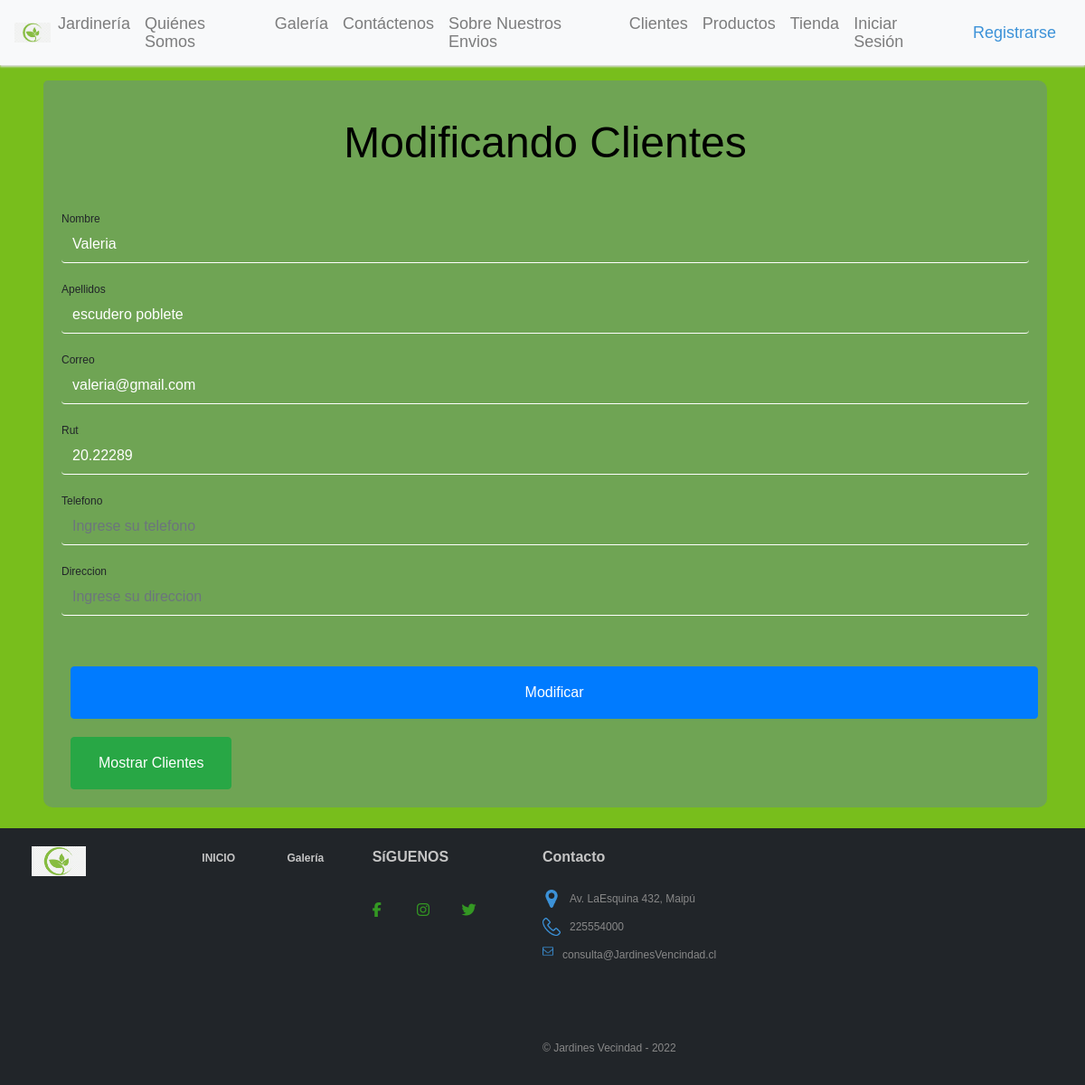
The app's page /form_modclientes/20.22289 with its own data.
### Jardinesapp/models.py (models this page shows, shortened)
class Clientes(models.Model):
    rut=models.CharField(max_length=10, primary_key=True, verbose_name='Rut')
    nombre = models.CharField(max_length=10, verbose_name='Nombre')
    apellidos= models.CharField(max_length=20, verbose_name='Apellidos')
    correo=models.CharField(max_length=40, verbose_name='Correo')
    telefono= models.CharField(max_length=20, verbose_name='Telefono', default="")
    direccion=models.CharField(max_length=40, verbose_name='Direccion', default="")

### Jardinesapp/views.py (the view)
# urls.py: path('form_modclientes/<id>', form_modclientes, name="form_modclientes"),
def form_modclientes(request, id):
    clientes = Clientes.objects.get(rut=id)
    datos = {
        'form': ClientesForm(instance = clientes)
    }
    if request.method=='POST':
        formulario = ClientesForm(data=request.POST, instance = clientes)
        if formulario.is_valid():
            formulario.save()
            return redirect ('mostrarCL')
    return render(request, 'form_modclientes.html', datos)

### Jardinesapp/templates/form_modclientes.html (shortened to what this page needs)
<!DOCTYPE html>
<html lang="es">
<head>
    <link rel="stylesheet" href="https://cdnjs.cloudflare.com/ajax/libs/font-awesome/4.7.0/css/font-awesome.min.css">
    <link rel="stylesheet" href="https://maxcdn.bootstrapcdn.com/bootstrap/4.0.0/css/bootstrap.min.css">
    <link href="css/bootstrap.min.css"  rel="stylesheet">
    <link href="css/estilos.css" rel="stylesheet">
    <link rel="stylesheet" href="https://cdn.jsdelivr.net/npm/bootstrap@4.6.1/dist/css/bootstrap.min.css">
    {% load static %}
    <link rel="stylesheet" href="{% static 'css/estilos.css' %}">
</head>
<body>
    {% load static %}
    <nav class="navbar navbar-expand-md navbar-light bg-light mb-4" id="barraNav">
          <img src="{% static 'img/planta.png' %}" alt="logoPlanta" width="40px">
      <div class="collapse navbar-collapse" id="navbarCollapse">
          <ul class="navbar-nav mr-auto">
            <li class="nav-item">
                <a class="nav-link" href="{% url 'Maceta_principal' %}">Jardinería</a>
            </li>
            <li class="nav-item">
                  <a class="nav-link" href="{% url 'somos' %}">Quiénes Somos</a>
              </li>
            <li class="nav-item">
                  <a class="nav-link" href="{% url 'galería' %}">Galería</a>
              </li>
            <li class="nav-item">
                <a class="nav-link" href="{% url 'contactos' %}">Contáctenos</a>
            </li>
            <li class="nav-item">
              <a class="nav-link" href="{% url 'api_trabajos' %}">Sobre Nuestros Envios</a>
            </li>
            <li class="nav-item">
              <a class="nav-link" href="{% url 'mostrarCL' %}">Clientes</a>
            </li>
            <li class="nav-item">
              <a class="nav-link" href="{% url 'MostrarPr' %}">Productos</a>
            </li>
            <li class="nav-item">
              <a class="nav-link" href="{% url 'tienda' %}">Tienda</a>
            </li>
            {% if user.is_authenticated %}
            <li class="nav-item">
                <a class="nav-link" href="{%  url 'logout' %}">Cerrar Sesión</a>
            </li>
            <li class="nav-item">
                <a class="nav-link" href="#">Bienvenido @{{user.username}}</a>
            </li>
            {% else %}
            <li class="nav-item">
                <a class="nav-link" href="{% url 'login' %}">Iniciar Sesión</a>
            </li>
            </ul>
            <div>
            <a class="nav-link" href="{% url 'registrar' %}" id="userBookStop">
              Registrarse</a>
            </div>
            {% endif %}
      </div>
    </nav>
    <div class="container">
        <div class="boxes2">
            <div class="card-body">
                <h2>Modificando Clientes</h2><br>
                <form method="POST" action="#" id="formulario">
                    <div class="form-group">
                        {{form.nombre.label}}
                        {{form.nombre}}
                    </div>
                    <div class="form-group">
                        {{form.apellidos.label}}
                        {{form.apellidos}}
                    </div>
                    <div class="form-group">
                        {{form.correo.label}}
                        {{form.correo}}
                    </div>
                    <div class="form-group">
                        {{form.rut.label}}
                        {{form.rut}}
                    </div>
                    <div class="form-group">
                        {{form.telefono.label}}
                        {{form.telefono}}
                    </div>
                    <div class="form-group">
                        {{form.direccion.label}}
                        {{form.direccion}}
                    </div>
                    <br><br>
                    <input type="submit" class="btn btn-primary" value="Modificar">
                    <a href="{% url 'mostrarCL' %}" class="btn btn-success">Mostrar Clientes</a>
                </form>
            </div>
            </div>
        </div>
    <footer>
        <div class="row col-12">
            <div class="col-lg-2">
                <img src="{% static 'img/planta.png' %}" alt="logoPlanta" width="60px">
            </div>
            <div class="col-lg-1">
                <a href="Maceta_principal.html" id="linkFooter"><strong>INICIO</strong></a>
            </div>
            <div class="col-lg-1">
                <a href="galería.html" id="linkFooter"><strong>Galería</strong></a>
            </div>
            <div class="col-lg-2">
                <strong>SíGUENOS</strong>
                <br><br>
                <div class="red-social">
                <a href="#" class="fa fa-facebook"></a>
                <a href="#" class="fa fa-instagram"></a>
                <a href="https://twitter.com/AxelHatForever" class="fa fa-twitter"></a>
                </div>
            </div>
            <div class="col-lg-3">
                <strong>Contacto</strong>
                <br><br>
                <div class="row">
                  <img src="{% static 'img/location.png' %}" alt="" width="20px" height="20px"
                    style="margin-right: 10px; margin-left: 15px;">
                  <p>Av. LaEsquina 432, Maipú</p>
                </div>
                <div class="row">
                  <img src="{% static 'img/fono.png' %}" alt="" width="20px" height="20px"
                    style="margin-right: 10px; margin-left: 15px;">
                  <p>225554000</p>
                </div>
                <div class="row">
                  <img src="{% static 'img/email.png' %}" alt="" width="12px" height="12px"
                    style="margin-right: 10px; margin-left: 15px;">
                  <p>consulta@JardinesVencindad.cl</p>
                </div>
                <br><br><br>
                <p>&copy; Jardines Vecindad - 2022</p>
            </div>
        </div>
    </footer>
</body>
</html>

### Jardinesapp/static/css/estilos.css (style rules this page uses)
body { background-color: #ffff; padding-top: 86px; }
.container .btn { font-size: 16px; padding: 16px 30px; text-align: center; margin-left: 10px; }
.navbar { -webkit-box-shadow:0px 2px 2px #dddddd; -moz-box-shadow:0px 2px 2px #dddddd; box-shadow:0px 2px 2px #dddddd; position: fixed; z-index: 1; display: flex; transition: 0.3s; width: 100%; top: 0; }
#userBookStop { color: #3C92D8; font-size: 18px; text-decoration: none; }
.boxes2 { height: 100%; width: 100%; margin: 3px; border-radius: 5px 10px 10px 10px; background-color: rgba(106, 147, 123, 0.6); }
footer { padding: 20px; color: #c5c5c5; background-color: #212529; height: 100%; margin-top: 20px; }
footer div p { font-size: 12px; color: #888888; padding-top: 5px; line-height: 10px; }
#linkFooter { color: #c5c5c5; text-decoration: none; }
.red-social a { display: inline-block; text-decoration: none; width: 45px; height: 45px; line-height: 45px; color: #349823; transition: all 300ms ease; }
input { width: 100%; margin-bottom: 20px; }
input[type="text"], input[type="password"] { border: none; border-bottom: 1px solid #fff; background: transparent; outline: none; height: 40px; color: #fff; font-size: 16px; }
a { text-decoration: none; font-size: 12px; line-height: 20px; color: darkgrey; }
ul { list-style: none; }
h2 { font-size: 3rem; text-align: center; color: #000; padding: 20px; font-family: Helvetica; }
* { margin: 0px; padding: 0; font-family: sans-serif; }
.container { width: 100%; display: flex; flex-wrap: wrap; }
.nav-link { font-size: 18px; }
@media (max-width: 1200px) { .container { display: flex; flex-direction: column; justify-content: center; align-items: center; font-size: 12px; } }

### Jardinesapp/templates/form_modclientes.html (style rules this page uses)
body { font-family: sans-serif; background-color: rgb(120, 190, 28) }

### records on screen
Clientes: nombre "Valeria", apellidos "escudero poblete", correo "valeria@gmail.com", rut "20.22289"
